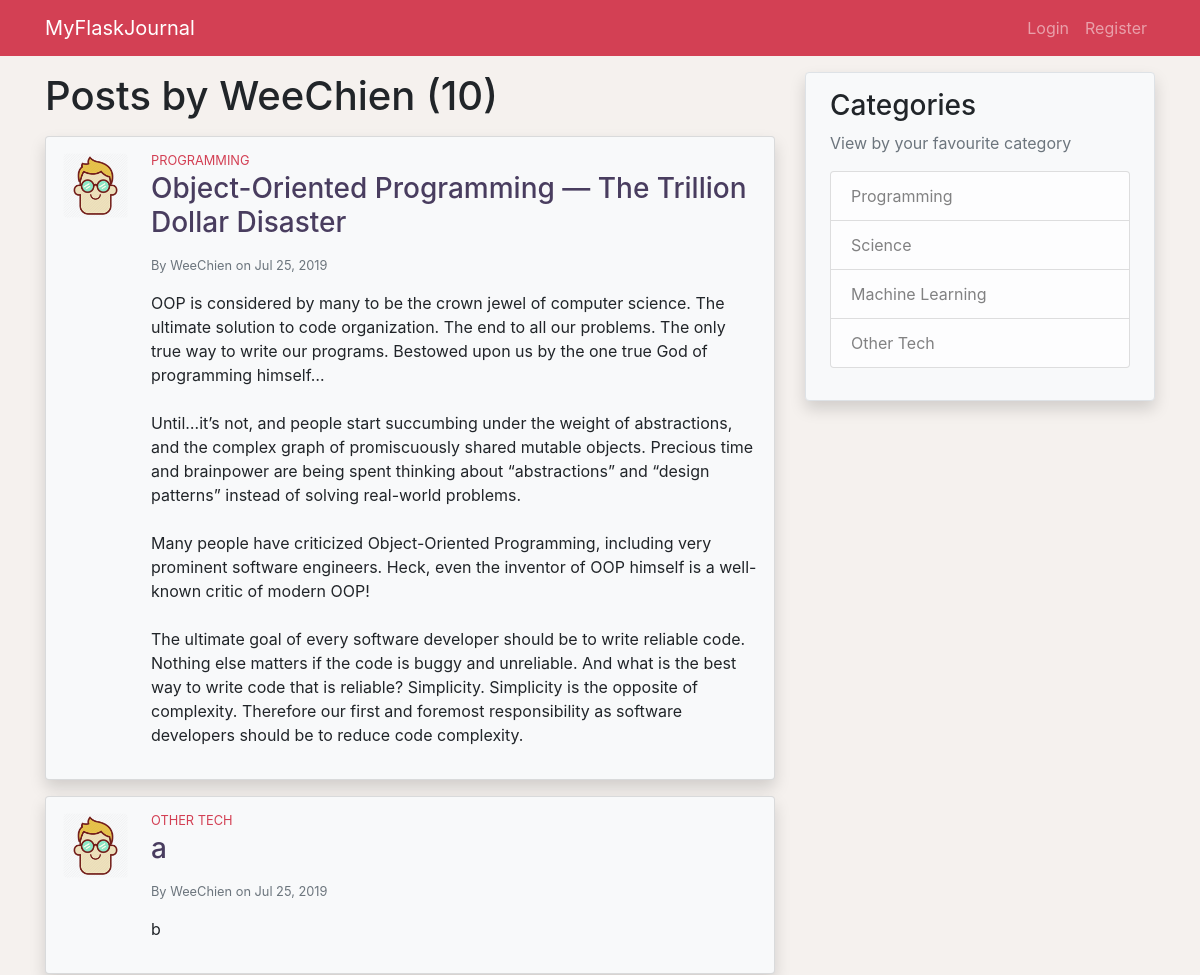
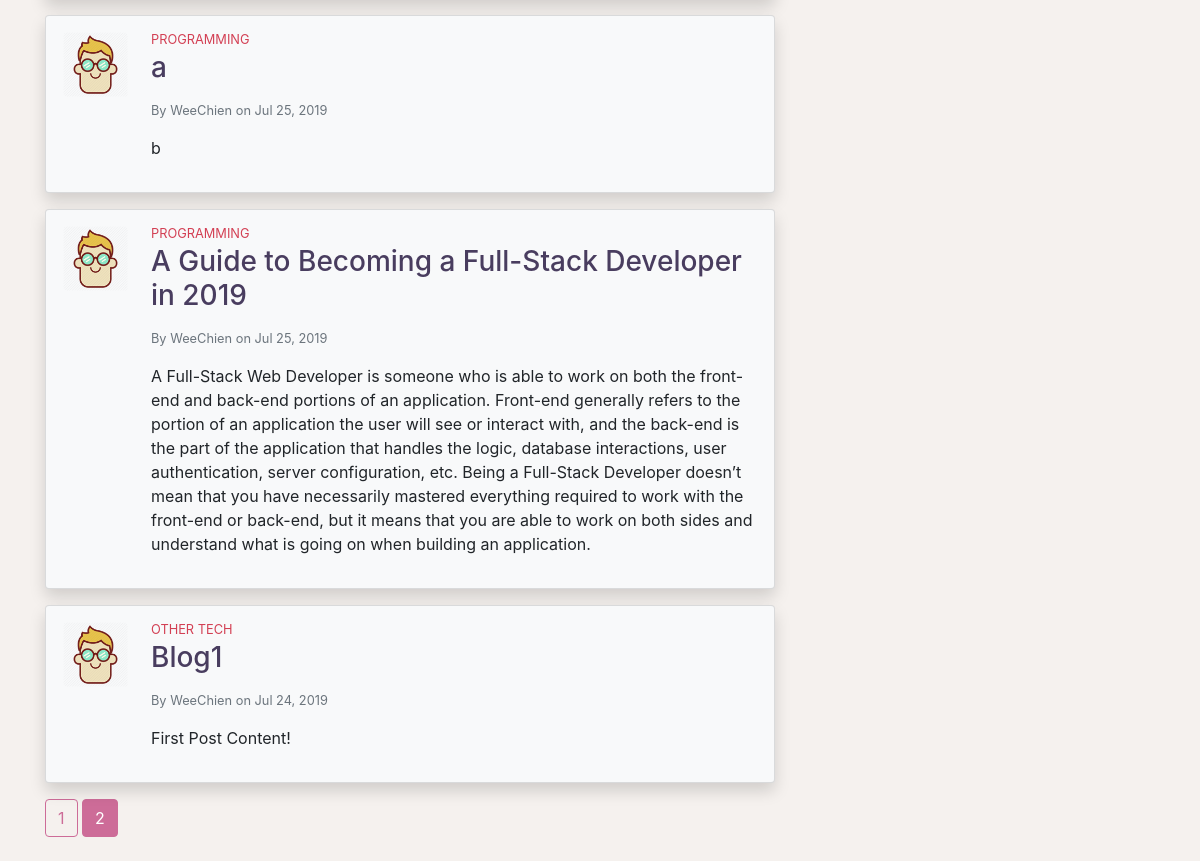
/user/WeeChien?page=2, run on the app's committed database (2 pictures, top to bottom).
### application/models.py (models this page shows, shortened)
class User(db.Model, UserMixin):
    id = db.Column(db.Integer, primary_key=True)
    username = db.Column(db.String(20), unique=True, nullable=False)
    email = db.Column(db.String(120), unique=True, nullable=False)
    image_file = db.Column(db.String(20), nullable=False,
                           default='default.jpg')
    password = db.Column(db.String(60), nullable=False)
    posts = db.relationship('Post', backref='author', lazy=True)

class Post(db.Model):
    id = db.Column(db.Integer, primary_key=True)
    title = db.Column(db.String(100), nullable=False)
    date_posted = db.Column(db.DateTime, nullable=False,
                            default=datetime.utcnow)
    content = db.Column(db.Text, nullable=False)
    category = db.Column(db.String(100), nullable=False)
    user_id = db.Column(db.Integer, db.ForeignKey('user.id'), nullable=False)

### application/users/routes.py (the view)
@users.route('/user/<string:username>')
def user_posts(username):
    page = request.args.get('page', 1, type=int)
    user = User.query.filter_by(username=username).first_or_404()
    posts = Post.query\
        .filter_by(author=user)\
        .order_by(Post.date_posted.desc())\
        .paginate(page=page, per_page=5)
    return render_template('users/user_posts.html', posts=posts, user=user)

### application/templates/users/user_posts.html (shortened to what this page needs)
{% extends 'layout.html' %}
{% block content %}
    <h1 class="mb-3">Posts by {{ user.username }} ({{ posts.total }})</h1>
    {% for post in posts.items %}
        <div class="card mb-3 p-3 shadow bg-light">
            <div class="row">
                <div class="ml-3 mb-3 pr-2">
                    <img src="{{ url_for('static', filename='profile_pics/' + post.author.image_file) }}" class="post-img rounded mx-md-auto d-block">
                </div>
                <div class="col">
                    <h6 class="post-category mb-1 small">
                    </h6>
                    <h3 class="post-title mb-3">
                        <a class="clean-a" href="{{ url_for('posts.post', post_id=post.id) }}">{{ post.title }}</a>
                    </h3>
                    <div class="text-muted small mb-3">
                        By <a class="clean-a" href="{{ url_for('users.user_posts', username=post.author.username) }}">{{ post.author.username }}</a>
                        on {{ post.date_posted.strftime('%b %d, %Y')}}
                    </div>
                    <p class="post-content">{{ post.content }}</p>
                </div>
            </div>
        </div>
    {% endfor %}
    {% for page_num in posts.iter_pages(left_edge=1, right_edge=1, left_current=1, right_current=2) %}
        {% if page_num %}
            {% if page_num == posts.page %}
                <a href="{{ url_for('users.user_posts', username=user.username, page=page_num) }}" class="btn btn-info mb-4">{{ page_num }}</a>
            {% else %}
                <a href="{{ url_for('users.user_posts', username=user.username, page=page_num) }}" class="btn btn-outline-info mb-4">{{ page_num }}</a>
            {% endif %}
        {% else %}
            ...
        {% endif %}
    {% endfor %}
{% endblock %}

### application/static/style.css (style rules this page uses)
body { background-color: #F5F1EE; }
.post-img { height: 65px; width: 65px; }
.post-title { color: #493D5F; }
.post-category { color: #D34054; }
.post-content { white-space: pre-line; }
.clean-a { color: inherit; }
.btn-outline-info { color: #CD6C98; border-color: #CD6C98; }
.btn-info { background-color: #CD6C98; border-color: #CD6C98; }

### data on the page
User: username "WeeChien"
Post: image_file (picture), category "PROGRAMMING", title "Object-Oriented Programming — The Trillion Dollar Disaster", author.username "WeeChien", date_posted "Jul 25, 2019", content "OOP is considered by many to be the crown jewel of computer science. The ultimate solution to code organization. The end to all our problems. The only true way to write our programs. Bestowed upon us by the one true God of programming himself… Until…it’s not, and people start succumbing under the weight of abstractions, and the complex graph of promiscuously shared mutable objects. Precious time and brainpower are being spent thinking about “abstractions” and “design patterns” instead of solving real-world problems. Many people have criticized Object-Oriented Programming, including very prominent software engineers. Heck, even the inventor of OOP himself is a well-known critic of modern…"
Post: image_file (picture), category "OTHER TECH", title "a", author.username "WeeChien", date_posted "Jul 25, 2019", content "b"
Post: image_file (picture), category "PROGRAMMING", title "a", author.username "WeeChien", date_posted "Jul 25, 2019", content "b"
Post: image_file (picture), category "PROGRAMMING", title "A Guide to Becoming a Full-Stack Developer in 2019", author.username "WeeChien", date_posted "Jul 25, 2019", content "A Full-Stack Web Developer is someone who is able to work on both the front-end and back-end portions of an application. Front-end generally refers to the portion of an application the user will see or interact with, and the back-end is the part of the application that handles the logic, database interactions, user authentication, server configuration, etc. Being a Full-Stack Developer doesn’t mean that you have necessarily mastered everything required to work with the front-end or back-end, but it means that you are able to work on both sides and understand what is going on when building an application."
Post: image_file (picture), category "OTHER TECH", title "Blog1", author.username "WeeChien", date_posted "Jul 24, 2019", content "First Post Content!"

### other printed values
{{ posts.total }} "10"
{{ page_num }} "1"
{{ page_num }} "2"
